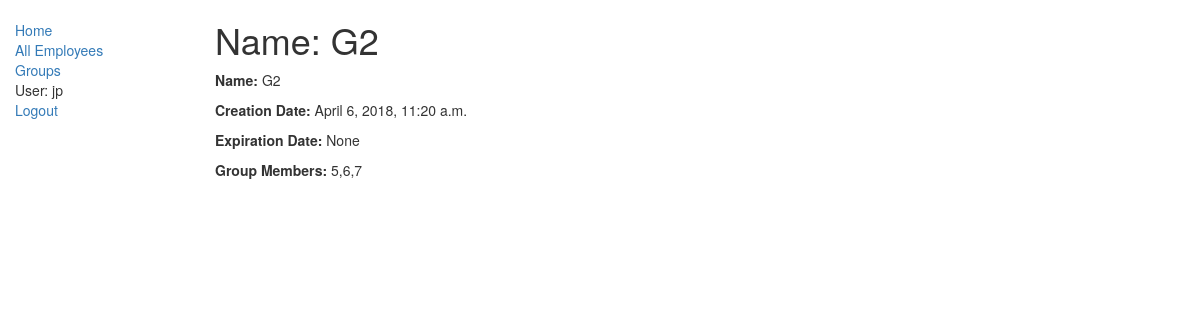
Screenshot of /mixGroups/group/2 (signed in) with the database file from the repository.
### mixGroups/models.py (models this page shows, shortened)
class Group(models.Model):
    employee_list = models.CharField(validators=[validate_comma_separated_integer_list],max_length=200, blank=True, null=True,default='')
    creation_date = models.DateTimeField('date created')
    expiration_date = models.DateTimeField(null=True, blank=True)
    runtime = models.ForeignKey('History', on_delete=models.SET_NULL, null=True, blank=True)

### mixGroups/views.py (the view)
# urls.py: path('group/<int:pk>', views.GroupDetailView.as_view(), name='group-detail'),
class GroupDetailView(LoginRequiredMixin, generic.DetailView):
	model = Group

### mixGroups/templates/mixGroups/group_detail.html
{% extends "base_generic.html" %}
{% block content %}
  <h1>Name: G{{ group.id }}</h1>
  <p><strong>Name:</strong> G{{ group.id }}</p>
  <p><strong>Creation Date:</strong> {{ group.creation_date }}</p>
  <p><strong>Expiration Date:</strong> {{ group.expiration_date }}</p>
  <p><strong>Group Members:</strong> {{ group.employee_list }}</p>
{% endblock %}

### mixGroups/templates/base_generic.html (shortened to what this page needs)
<!DOCTYPE html>
<html lang="en">
<head>
  <link rel="stylesheet" href="https://maxcdn.bootstrapcdn.com/bootstrap/3.3.7/css/bootstrap.min.css">
  {% load static %}
  <link rel="stylesheet" href="{% static 'css/styles.css' %}">
</head>
<body>
  <div class="container-fluid">
    <div class="row">
      <div class="col-sm-2">
      {% block sidebar %}
      <ul class="sidebar-nav">
          <li><a href="{% url 'index' %}">Home</a></li>
          <li><a href="{% url 'employees' %}">All Employees</a></li>
          <li><a href="{% url 'groups' %}">Groups</a></li>
          {% if user.is_authenticated %}
            <li>User: {{ user.get_username }}</li>
            <li><a href="{% url 'logout'%}?next={{request.path}}">Logout</a></li>
          {% endif %}
      </ul>
     {% endblock %}
      </div>
      <div class="col-sm-10 ">
      {% block content %}{% endblock %}
      </div>
    </div>
  </div>
</body>
</html>

### mixGroups/static/css/styles.css (style rules this page uses)
.sidebar-nav { margin-top: 20px; padding: 0; list-style: none; }

### rows the page displays
Group: id "2", creation_date "April 6, 2018, 11:20 a.m.", expiration_date "None", employee_list "5,6,7"

### other values shown
{{ user.get_username }} "jp"
